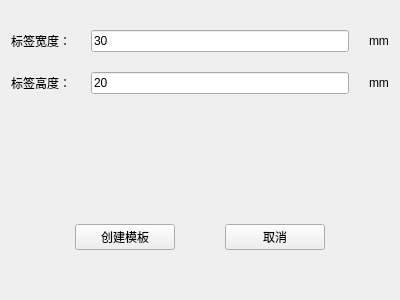
<?xml version="1.0" encoding="UTF-8"?>
<ui version="4.0">
 <class>WgtLabelParaStart</class>
 <widget class="QWidget" name="WgtLabelParaStart">
  <property name="geometry">
   <rect>
    <x>0</x>
    <y>0</y>
    <width>400</width>
    <height>300</height>
   </rect>
  </property>
  <property name="windowTitle">
   <string>请输入标签参数</string>
  </property>
  <layout class="QVBoxLayout" name="verticalLayout">
   <property name="spacing">
    <number>20</number>
   </property>
   <property name="topMargin">
    <number>30</number>
   </property>
   <property name="bottomMargin">
    <number>50</number>
   </property>
   <item>
    <layout class="QHBoxLayout" name="horizontalLayout_2">
     <item>
      <widget class="QLabel" name="label">
       <property name="text">
        <string>标签宽度：</string>
       </property>
      </widget>
     </item>
     <item>
      <widget class="QLineEdit" name="lineEdit_label_width">
       <property name="text">
        <string>30</string>
       </property>
      </widget>
     </item>
     <item>
      <widget class="QLabel" name="label_2">
       <property name="text">
        <string>mm</string>
       </property>
      </widget>
     </item>
    </layout>
   </item>
   <item>
    <layout class="QHBoxLayout" name="horizontalLayout">
     <item>
      <widget class="QLabel" name="label_4">
       <property name="text">
        <string>标签高度：</string>
       </property>
      </widget>
     </item>
     <item>
      <widget class="QLineEdit" name="lineEdit_label_height">
       <property name="text">
        <string>20</string>
       </property>
      </widget>
     </item>
     <item>
      <widget class="QLabel" name="label_3">
       <property name="text">
        <string>mm</string>
       </property>
      </widget>
     </item>
    </layout>
   </item>
   <item>
    <spacer name="verticalSpacer">
     <property name="orientation">
      <enum>Qt::Vertical</enum>
     </property>
     <property name="sizeHint" stdset="0">
      <size>
       <width>20</width>
       <height>86</height>
      </size>
     </property>
    </spacer>
   </item>
   <item>
    <layout class="QHBoxLayout" name="horizontalLayout_3">
     <property name="spacing">
      <number>50</number>
     </property>
     <property name="leftMargin">
      <number>0</number>
     </property>
     <property name="rightMargin">
      <number>0</number>
     </property>
     <item>
      <spacer name="horizontalSpacer">
       <property name="orientation">
        <enum>Qt::Horizontal</enum>
       </property>
       <property name="sizeHint" stdset="0">
        <size>
         <width>40</width>
         <height>20</height>
        </size>
       </property>
      </spacer>
     </item>
     <item>
      <widget class="QPushButton" name="pBtn_create">
       <property name="minimumSize">
        <size>
         <width>100</width>
         <height>0</height>
        </size>
       </property>
       <property name="maximumSize">
        <size>
         <width>100</width>
         <height>16777215</height>
        </size>
       </property>
       <property name="text">
        <string>创建模板</string>
       </property>
      </widget>
     </item>
     <item>
      <widget class="QPushButton" name="pBtn_cancel">
       <property name="minimumSize">
        <size>
         <width>100</width>
         <height>0</height>
        </size>
       </property>
       <property name="maximumSize">
        <size>
         <width>100</width>
         <height>16777215</height>
        </size>
       </property>
       <property name="text">
        <string>取消</string>
       </property>
      </widget>
     </item>
     <item>
      <spacer name="horizontalSpacer_2">
       <property name="orientation">
        <enum>Qt::Horizontal</enum>
       </property>
       <property name="sizeHint" stdset="0">
        <size>
         <width>40</width>
         <height>20</height>
        </size>
       </property>
      </spacer>
     </item>
    </layout>
   </item>
  </layout>
 </widget>
 <resources/>
 <connections/>
</ui>
